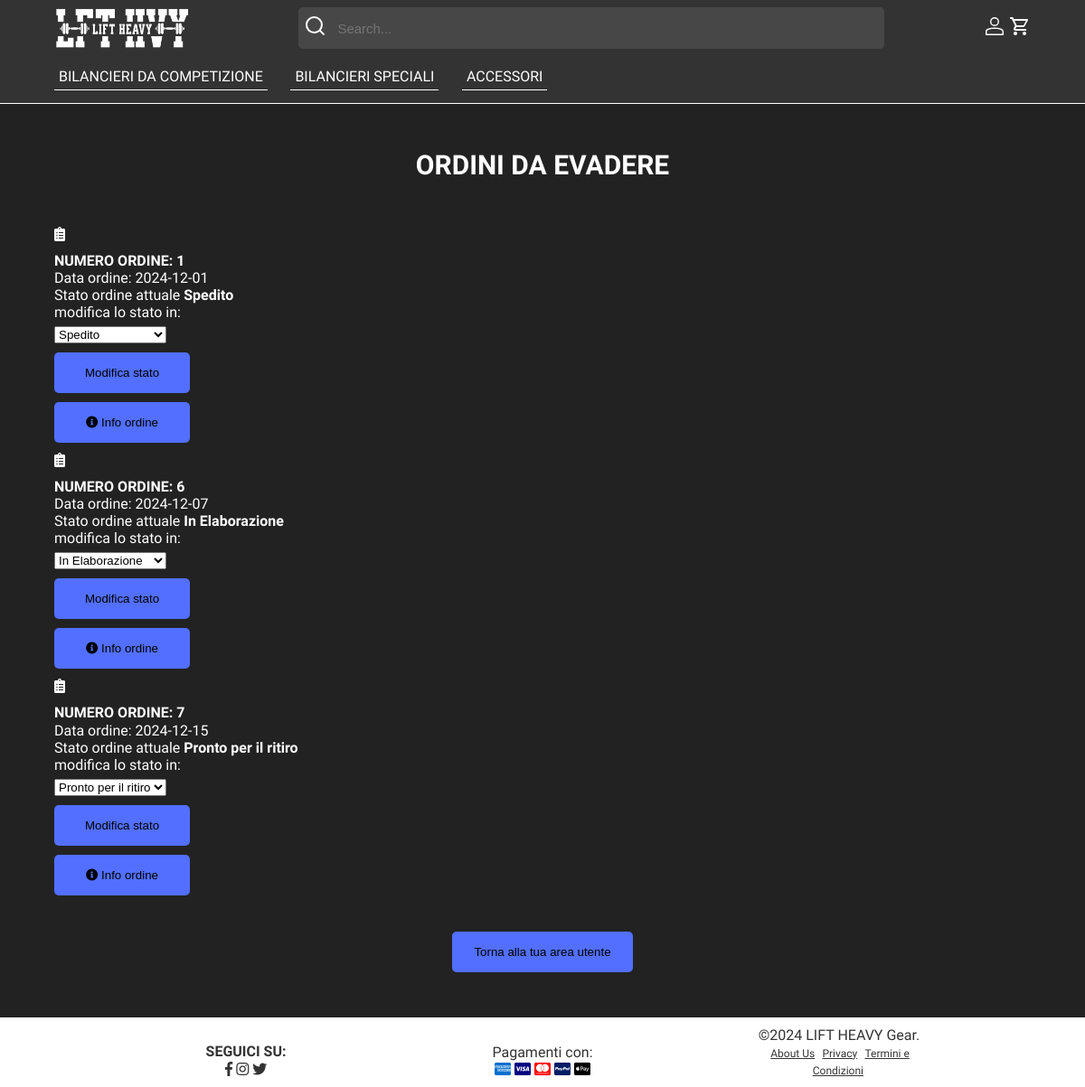
Before: /ordiniEvasi.php (signed in) with the older database file.
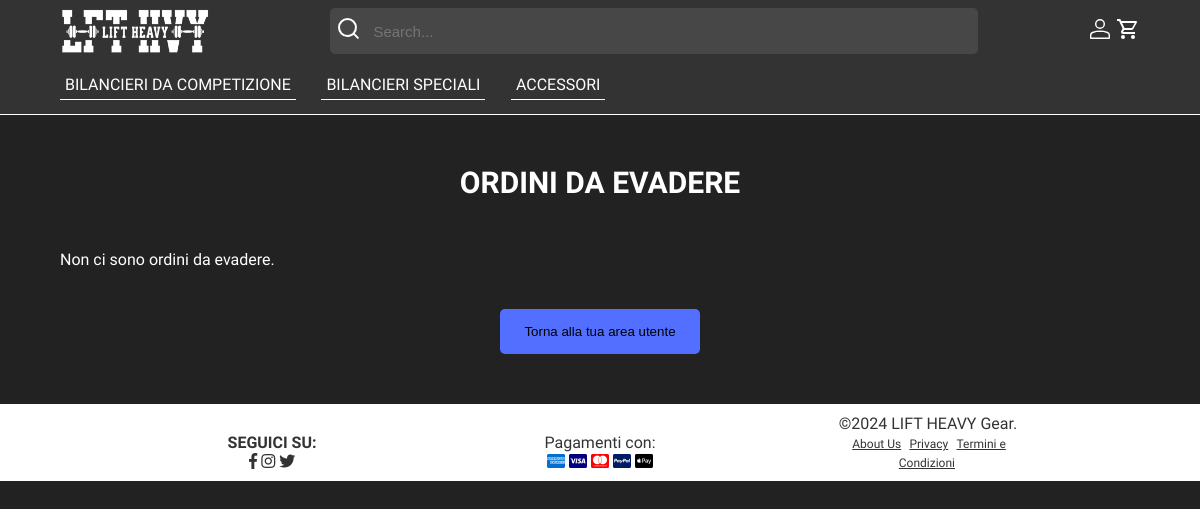
After: the same page with the newer database file.
### tables this page shows
CREATE TABLE categoria (
     ID_categoria INT NOT NULL AUTO_INCREMENT,
     nome_categoria VARCHAR(100) NOT NULL,
     CONSTRAINT ID_categoria_ID PRIMARY KEY (ID_categoria)
);

CREATE TABLE ordine (
     ID_ordine INT NOT NULL AUTO_INCREMENT,
     data_ordine DATE NOT NULL,
     prezzo_totale FLOAT NOT NULL,
     stato_ordine VARCHAR(255) NOT NULL,
     ID_utente INT NOT NULL,
     CONSTRAINT ID_ordine_ID PRIMARY KEY (ID_ordine)
);

### ordiniEvasi.php (called while the page is built, shortened)
<?php
require_once("bootstrap.php");
$userData = $dbh->getUserDataById($_SESSION["ID_utente"]);
$templateParams["titolo"] = "Ordini Evasi";
$templateParams["categorie"] = $dbh->getCategories();
$templateParams["nome"] = $userData["nome"];
$templateParams["nome-main"] = "info-ordiniEvasi.php";
$ordini = $dbh->getOrdiniNonConsegnati();
$templateParams["ordini"] = $ordini;
$templateParams["show-aside"] = false;
require("template/base.php");
?>

### db/database.php (called while the page is built, shortened)
<?php
class DatabaseHelper
{
    private $db;
    public function __construct($servername, $username, $password, $dbname, $port)
    {
        $this->db = new mysqli($servername, $username, $password, $dbname, $port);
    }
    public function getCategories()
    {
        $query = "SELECT ID_categoria, nome_categoria FROM categoria ORDER BY ID_categoria ASC";
        $stmt = $this->db->prepare($query);
        $stmt->execute();
        $result = $stmt->get_result();
        $categories = $result->fetch_all(MYSQLI_ASSOC);
        return $categories;
    }
    public function getUserDataById($id)
    {
        $query = "SELECT nome, cognome, email, Password, venditore
                  FROM utente
                  WHERE ID_utente = ?";
        $stmt = $this->db->prepare($query);
        $stmt->bind_param('i', $id);
        $stmt->execute();
        $result = $stmt->get_result();
        return $result->fetch_assoc();
    }
    public function getOrdiniNonConsegnati()
    {
        $query = "SELECT ID_ordine, data_ordine, prezzo_totale, stato_ordine, ID_utente
                  FROM ordine
                  WHERE stato_ordine <> ? AND stato_ordine <> ?";
        $stmt = $this->db->prepare($query);
        $statoConsegnato = 'Consegnato';
        $statoCarrello = 'Carrello';
        $stmt->bind_param("ss", $statoConsegnato, $statoCarrello);
        $stmt->execute();
        $result = $stmt->get_result();
        $ordini = [];
        if ($result->num_rows > 0) {
            while ($row = $result->fetch_assoc()) {
                $ordini[] = $row;
            }
        }
        return $ordini;
    }
}

### bootstrap.php (called while the page is built, shortened)
<?php
require_once("db/database.php");
$dbh = new DatabaseHelper("localhost", "root", "", "liftheavygear", 3306);
?>

### template/info-ordiniEvasi.php (the view, shortened to what this page needs)
<section>
    <h1>ORDINI DA EVADERE</h1>
    <?php if (count($templateParams["ordini"]) > 0): ?>
        <?php foreach ($templateParams["ordini"] as $ordine): ?>
            <div class="ordine">
                <div>
                    <span class="fas fa-clipboard-list"></span>
                </div>
                <h2>Numero ordine: <?php echo $ordine["ID_ordine"]; ?></h2>
                <p>Data ordine: <?php echo $ordine["data_ordine"]; ?></p>
                <p> Stato ordine attuale <strong><?php echo $ordine["stato_ordine"]; ?> </strong></p>
                        <form method="POST" action="ordiniEvasi.php">
                            <p class="editable" data-key="Stato">
                                <label for="stato_select">modifica lo stato in:</label>
                                <select name="stato" id="stato_select">
                                    <option value="In Elaborazione" <?php if ($ordine["stato_ordine"] == "In Elaborazione") echo "selected"; ?>>In Elaborazione</option>
                                    <option value="Spedito" <?php if ($ordine["stato_ordine"] == "Spedito") echo "selected"; ?>>Spedito</option>
                                    <option value="Pronto per il ritiro" <?php if ($ordine["stato_ordine"] == "Pronto per il ritiro") echo "selected"; ?>>Pronto per il ritiro</option>
                                </select>
                            </p>
                            <button type="submit" class="modificaOrdine">Modifica stato</button>
                            <button type="button" onclick="window.location.href='infoOrdine.php?id=<?php echo $ordine["ID_ordine"]; ?>'"><span class="fas fa-info-circle"></span> Info ordine</button>
                        </form>
            </div>
        <?php endforeach; ?>
    <?php else: ?>
        <p>Non ci sono ordini da evadere.</p>
    <?php endif; ?>
    <?php if ($userData['venditore'] == 'Y') : ?>
        <button type="button" onclick="window.location.href='areaVenditore.php'">Torna alla tua area utente</button>
    <?php else : ?>
        <button type="button" onclick="window.location.href='areaCliente.php'">Torna alla tua area utente</button>
    <?php endif; ?>
</section>

### template/base.php (shortened to what this page needs)
<!DOCTYPE html>
<html lang="it">
<head>
    <link rel="stylesheet" href="https://use.fontawesome.com/releases/v5.7.0/css/all.css"
 />
    <link rel="stylesheet" href="css/style.css" />
    <link rel="stylesheet" href="css/styleClass.css" />
    <link rel="stylesheet" href="css/carrello.css" />
</head>
<body>
    <header>
        <div class="header-menu">
            <a href="#" id="menu-toggle" aria-label="Apri il menù" title="Clicca per aprire il menù">
            </a>
            <nav>
                <ul id="dropdown-menu" class="hidden">
                    <?php foreach ($templateParams["categorie"] as $categoria): ?>
                        <li>
                            <a href="<?php
                                        if (isset($_SESSION["loggedin"]) && $_SESSION["loggedin"] === true) {
                                            $userRole = $_SESSION["venditore"];
                                            echo $userRole === 'Y' ? '#' : 'categoria.php?id=' . $categoria["ID_categoria"];
                                        } else {
                                            echo 'categoria.php?id=' . $categoria["ID_categoria"];
                                        }
                                        ?>">
                                <?php echo $categoria["nome_categoria"]; ?>
                            </a>
                        </li>
                    <?php endforeach; ?>
                </ul>
            </nav>
        </div>
        <div class="header-logo">
            <a href="<?php
                        if (isset($_SESSION["loggedin"]) && $_SESSION["loggedin"] === true) {
                            $userRole = $_SESSION["venditore"];
                            echo $userRole === 'Y' ? '#' : 'index.php';
                        } else {
                            echo 'categoria.php?id=' . $categoria["ID_categoria"];
                        }
                        ?>" id="link-index" >
                <img src="images/logos/Logo_Main.png" alt="Logo" /></a>
        </div>
        <div class="header-icon">
            <a href="<?php
                        if (isset($_SESSION["loggedin"]) && $_SESSION["loggedin"] === true) {
                            $userRole = $_SESSION["venditore"];
                            echo $userRole === 'Y' ? 'areaVenditore.php' : 'areaCliente.php';
                        } else {
                            echo 'login.php';
                        }
                        ?>" title="Login" aria-label="Login">
            </a>
            <a href="<?php
                        if (!isset($_SESSION["loggedin"]) || $_SESSION["loggedin"] !== true) {
                            echo 'login.php';
                        } else {
                            $userRole = $_SESSION["venditore"];
                            echo $userRole === 'Y' ? '#' : 'carrello.php';
                        }
                        ?>" id="link-carrello" title="Carrello" aria-label="Carrello">
            </a>
        </div>
        <div class="header-search">
            <form method="GET" action="search-bar.php" id="searchForm">
                <span type="submit">
                </span>
                <input type="search" name="search" autocomplete="off" placeholder="Search..." value="<?php echo isset($_GET['search']) ? htmlspecialchars($_GET['search']) : ''; ?>" id="searchInput" />
            </form>
        </div>
    </header>
    <main>
        <?php
        require($templateParams["nome-main"]);
        ?>
    </main>
    <footer>
        <section class="social">
            <h2>SEGUICI SU:</h2>
            <a href="http://www.facebook.com" title="Facebook" aria-label="Facebook"><span class="fab fa-facebook-f" style="color: #333;"></span></a>
            <a href="http://instagram.com" title="Instagram" aria-label="Instagram"><span class="fab fa-instagram" style="color: #333;"></span></a>
            <a href="http://twitter.com" title="Twitter" aria-label="Twitter"><span class="fab fa-twitter" style="color: #333;"></span></a>
        </section>
        <section class="pagamenti">
            <p>Pagamenti con:</p>
            <a href="https://americanexpress.com" title="American Express" aria-label="American Express"><span class="fab fa-cc-amex" style="color: #006FCF;"></span></a>
            <a href="https://visa.com" title="Visa" aria-label="Visa"><span class="fab fa-cc-visa" style="color: navy;"></span></a>
            <a href="https://mastercard.com" title="MasterCard" aria-label="MasterCard"><span class="fab fa-cc-mastercard" style="color: red;"></span></a>
            <a href="https://www.paypal.com" title="PayPal" aria-label="PayPal"><span class="fab fa-cc-paypal" style="color: #001C64;"></span></a>
            <a href="https://www.apple.com/it/apple-pay/" title="Apple Pay" aria-label="Apple Pay"><span class="fab fa-cc-apple-pay"
                    style="color: #000000;"></span></a>
        </section>
        <section class="copyright">
            <p>©2024 LIFT HEAVY Gear.</p>
            <a href="about.php">About Us</a>
            <a href="privacy.php">Privacy</a>
            <a href="termini.php">Termini e Condizioni</a>
        </section>
    </footer>
</body>
</html>

### css/style.css (style rules this page uses)
* { list-style: none; text-decoration: none; box-sizing: border-box; margin: 0; padding: 0; }
body { background-color: #222; font-family: 'Libre Franklin'; font-size: 16px; min-height: 100%; }
body svg { color: #fff; fill: none; width: 24px; height: 24px; }
h1 { text-align: center; text-transform: uppercase; font-family: 'Arimo'; font-size: 30px; margin-bottom: 50px; }
h2 { font-family: 'Arimo'; text-transform: uppercase; font-size: 20px; margin-top: 10px; }
header { background-color: #333; border-bottom: 1px solid #fff; width: 100%; height: 115px; padding: 8px 5%; }
header svg { color: #fff; display: block; align-items: center; }
main { background: #222; color: #fff; padding: 50px 0; }
section { padding: 0 5%; }
form { display: block; text-align: left; margin: 0 auto; width: 80%; }
form input { display: block; width: 100%; border: 1px solid #fff; border-radius: 10px; background-color: #222; color: #fff; padding: 15px; font-size: 16px; margin-bottom: 20px; cursor: text; }
button { background-color: #526FFF; color: black; padding: 15px 20px; border: none; border-radius: 5px; cursor: pointer; display: flex; justify-content: center; align-items: center; width: 200px; margin: 0 auto; margin-top: 40px; }
footer { background-color: #fff; color: #333; text-align: center; width: 100%; padding: 0 5%; }
footer>section { padding: 10px 0; }
@media screen and (min-width: 768px) { body { background-color: #222; } }
@media screen and (min-width: 768px) { footer>section { padding: 10px 0; margin: 0 5%; } }
form label { font-size: 16px; display: block; margin-bottom: 5px; }

Changed rows visible on the page:
removed ordine: ID_ordine "1", data_ordine "2024-12-01", stato_ordine "Spedito", stato "Spedito"
removed ordine: ID_ordine "6", data_ordine "2024-12-07", stato_ordine "In Elaborazione", stato "In Elaborazione"
removed ordine: ID_ordine "7", data_ordine "2024-12-15", stato_ordine "Pronto per il ritiro", stato "Pronto per il ritiro"
Other visible differences:
text now shown: "Non ci sono ordini da evadere."
